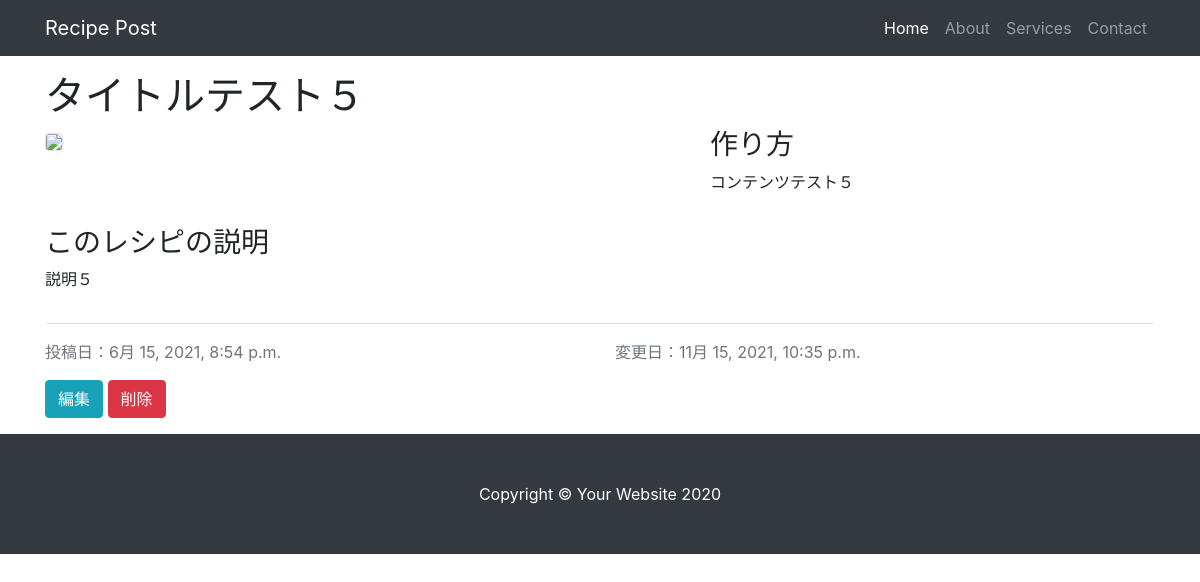
The app's page /recipe/5 with its own data.
### recipe/models.py (models this page shows, shortened)
class Recipe(models.Model):
    title = models.CharField(verbose_name="タイトル", max_length=200)
    content = models.TextField(verbose_name="内容")
    description = models.TextField(blank=True, default="")
    image = models.ImageField(upload_to="images/uploaded/", default=None, null=True, blank=True)
    created = models.DateTimeField(auto_now_add=True)
    modified = models.DateTimeField(auto_now=True)
    class Meta:
        verbose_name = "レシピ"
        verbose_name_plural = "レシピ"

### recipe/views.py (the view)
# urls.py: path('<int:pk>', RecipeDetailView.as_view(), name="detail"),
class RecipeDetailView(DetailView):
  model = Recipe

### recipe/templates/recipe/recipe_detail.html
{% extends "base.html" %}
{% load static %}
{% block body %}
  <div class="row my-3">
    <div class="col-lg-12">
      <h1>{{recipe.title}}</h1>
    </div>
    <div class="col-lg-7">
      <img src="{% static 'images/01.jpeg' %}" width="640" class="img-fluid rounded border">
    </div>
    <div class="col-lg-5">
      <h3>作り方</h3>
      <p>{{recipe.content}}</p>
    </div>
  </div>
  <div class="row">
    <div class="col-lg-12">
      <h3>このレシピの説明</h3>
      <p>{{recipe.description}}</p>
    </div>
  </div>
  <hr>
  <div class="row">
    <div class="col">
      <p class="text-muted">投稿日：{{recipe.created}}</p>
    </div>
    <div class="col">
      <p class="text-muted">変更日：{{recipe.modified}}</p>
    </div>
  </div>
  <div class="row">
    <div class="col-lg-12">
      <a class="btn btn-info" href="{% url 'recipe:update' recipe.id %}">編集</a>
      <a class="btn btn-danger" href="{% url 'recipe:delete' recipe.id %}">削除</a>
    </div>
  </div>
{% endblock %}

### assets/css/small-business.css (style rules this page uses)
body { padding-top: 56px; }

### records on screen
Recipe: title "タイトルテスト５", content "コンテンツテスト５", description "説明５", created "6月 15, 2021, 8:54 p.m.", modified "11月 15, 2021, 10:35 p.m."
